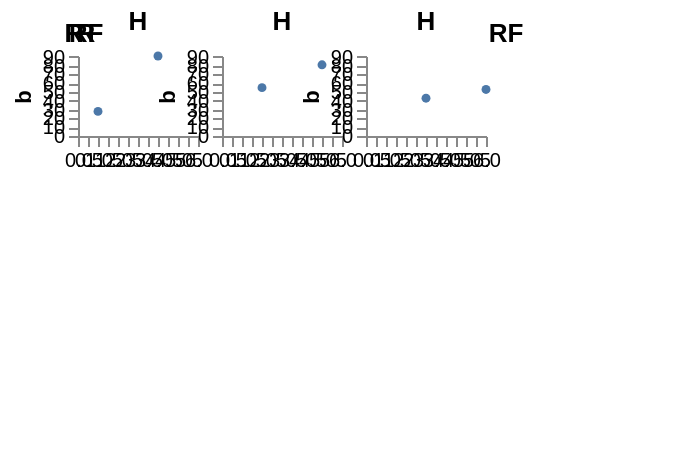

Write a Vega-Lite specification for this figure.
### Vega specification from a JSON file in a GitHub repository (floating-point values rounded to 4 significant figures)
{"width": 300, "height": 200, "padding": 5, "data": [{"name": "table", "values": [{"a": "Alpha", "b": 28, "c": "x", "d": 1, "col": 0, "row": 0}, {"a": "Bravo", "b": 55, "c": "y", "d": 2, "col": 1, "row": 1}, {"a": "Charlie", "b": 43, "c": "x", "d": 3, "col": 2, "row": 0}, {"a": "Delta", "b": 91, "c": "z", "d": 4, "col": 0, "row": 1}, {"a": "Echo", "b": 81, "c": "y", "d": 5, "col": 1, "row": 0}, {"a": "Foxtrot", "b": 53, "c": "z", "d": 6, "col": 2, "row": 1}]}, {"name": "cols", "source": "table", "transform": [{"type": "aggregate", "groupby": ["col"]}]}, {"name": "rows", "source": "table", "transform": [{"type": "aggregate", "groupby": ["row"]}]}], "scales": [{"name": "x", "type": "linear", "domain": {"data": "table", "field": "d"}, "range": [0, 60]}, {"name": "y", "type": "linear", "domain": {"data": "table", "field": "b"}, "range": [40, 0]}], "layout": {"columns": 3, "bounds": "flush", "padding": 12, "offset": 6}, "marks": [{"type": "group", "from": {"facet": {"name": "facet", "data": "table", "groupby": ["col"]}}, "encode": {"update": {"width": {"value": 60}, "height": {"value": 40}}}, "axes": [{"orient": "left", "scale": "y", "title": "b"}, {"orient": "bottom", "scale": "x"}], "marks": [{"type": "symbol", "from": {"data": "facet"}, "encode": {"enter": {"x": {"scale": "x", "field": "d"}, "y": {"scale": "y", "field": "b"}, "size": {"value": 20}}}}]}, {"type": "group", "role": "column-header", "from": {"data": "cols"}, "title": {"text": "H"}, "encode": {"update": {"width": {"value": 60}, "height": {"value": 8}}}}, {"type": "group", "role": "row-header", "from": {"data": "rows"}, "title": {"text": "R"}, "encode": {"update": {"width": {"value": 8}, "height": {"value": 40}}}}, {"type": "group", "role": "row-footer", "from": {"data": "rows"}, "title": {"text": "RF"}, "encode": {"update": {"width": {"value": 8}, "height": {"value": 40}}}}]}
